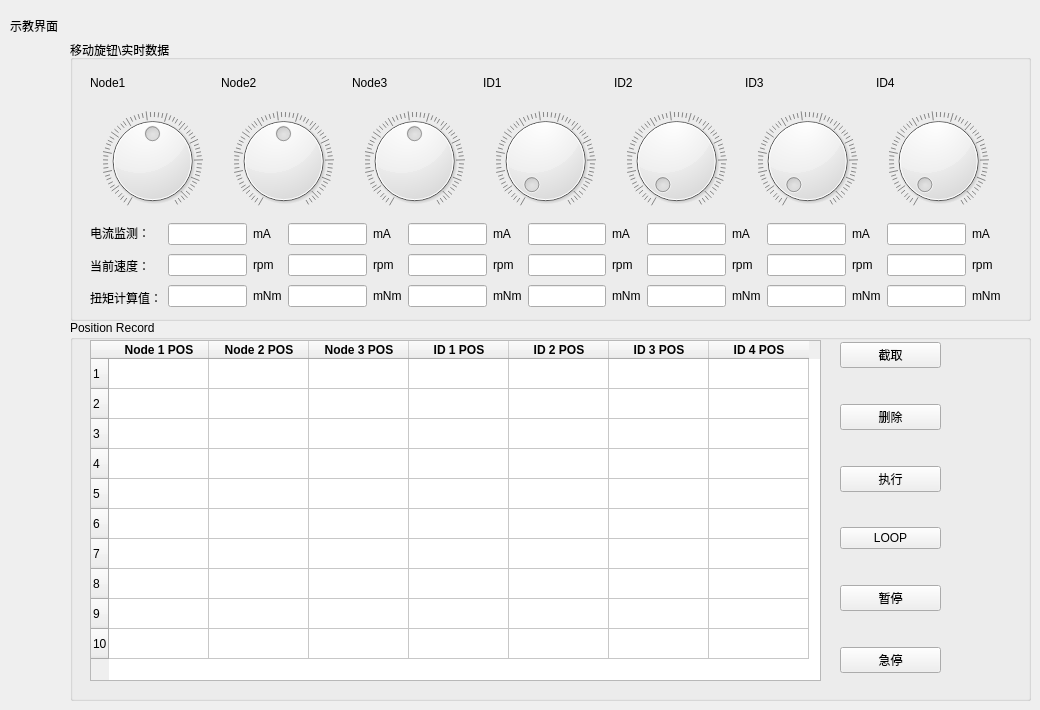
    <widget class="QWidget" name="Record_Page">
     <widget class="QLabel" name="label_14">
      <property name="geometry">
       <rect>
        <x>10</x>
        <y>20</y>
        <width>54</width>
        <height>12</height>
       </rect>
      </property>
      <property name="text">
       <string>示教界面</string>
      </property>
     </widget>
     <widget class="QGroupBox" name="groupBox_5">
      <property name="geometry">
       <rect>
        <x>70</x>
        <y>40</y>
        <width>961</width>
        <height>281</height>
       </rect>
      </property>
      <property name="title">
       <string>移动旋钮\实时数据</string>
      </property>
      <widget class="QWidget" name="layoutWidget">
       <property name="geometry">
        <rect>
         <x>20</x>
         <y>20</y>
         <width>911</width>
         <height>151</height>
        </rect>
       </property>
       <layout class="QGridLayout" name="gridLayout">
        <item row="0" column="0">
         <widget class="QLabel" name="label_40">
          <property name="text">
           <string>Node1</string>
          </property>
         </widget>
        </item>
        <item row="0" column="1">
         <widget class="QLabel" name="label_41">
          <property name="text">
           <string>Node2</string>
          </property>
         </widget>
        </item>
        <item row="0" column="2">
         <widget class="QLabel" name="label_42">
          <property name="text">
           <string>Node3</string>
          </property>
         </widget>
        </item>
        <item row="0" column="3">
         <widget class="QLabel" name="label_9">
          <property name="text">
           <string>ID1</string>
          </property>
         </widget>
        </item>
        <item row="0" column="4">
         <widget class="QLabel" name="label_10">
          <property name="text">
           <string>ID2</string>
          </property>
         </widget>
        </item>
        <item row="0" column="5">
         <widget class="QLabel" name="label_8">
          <property name="text">
           <string>ID3</string>
          </property>
         </widget>
        </item>
        <item row="0" column="6">
         <widget class="QLabel" name="label_11">
          <property name="text">
           <string>ID4</string>
          </property>
         </widget>
        </item>
        <item row="1" column="0">
         <widget class="QDial" name="Node1_dial">
          <property name="minimum">
           <number>-290909</number>
          </property>
          <property name="maximum">
           <number>290909</number>
          </property>
          <property name="wrapping">
           <bool>false</bool>
          </property>
          <property name="notchTarget">
           <double>16.000000000000000</double>
          </property>
          <property name="notchesVisible">
           <bool>true</bool>
          </property>
         </widget>
        </item>
        <item row="1" column="1">
         <widget class="QDial" name="Node2_dial">
          <property name="minimum">
           <number>-320000</number>
          </property>
          <property name="maximum">
           <number>320000</number>
          </property>
          <property name="wrapping">
           <bool>false</bool>
          </property>
          <property name="notchTarget">
           <double>16.000000000000000</double>
          </property>
          <property name="notchesVisible">
           <bool>true</bool>
          </property>
         </widget>
        </item>
        <item row="1" column="2">
         <widget class="QDial" name="Node3_dial">
          <property name="minimum">
           <number>-200000</number>
          </property>
          <property name="maximum">
           <number>200000</number>
          </property>
          <property name="wrapping">
           <bool>false</bool>
          </property>
          <property name="notchTarget">
           <double>16.000000000000000</double>
          </property>
          <property name="notchesVisible">
           <bool>true</bool>
          </property>
         </widget>
        </item>
        <item row="1" column="3">
         <widget class="QDial" name="ID1_dial">
          <property name="minimum">
           <number>200</number>
          </property>
          <property name="maximum">
           <number>4000</number>
          </property>
          <property name="wrapping">
           <bool>false</bool>
          </property>
          <property name="notchTarget">
           <double>16.000000000000000</double>
          </property>
          <property name="notchesVisible">
           <bool>true</bool>
          </property>
         </widget>
        </item>
        <item row="1" column="4">
         <widget class="QDial" name="ID2_dial">
          <property name="minimum">
           <number>200</number>
          </property>
          <property name="maximum">
           <number>4000</number>
          </property>
          <property name="wrapping">
           <bool>false</bool>
          </property>
          <property name="notchTarget">
           <double>16.000000000000000</double>
          </property>
          <property name="notchesVisible">
           <bool>true</bool>
          </property>
         </widget>
        </item>
        <item row="1" column="5">
         <widget class="QDial" name="ID3_dial">
          <property name="minimum">
           <number>200</number>
          </property>
          <property name="maximum">
           <number>4000</number>
          </property>
          <property name="wrapping">
           <bool>false</bool>
          </property>
          <property name="notchTarget">
           <double>16.000000000000000</double>
          </property>
          <property name="notchesVisible">
           <bool>true</bool>
          </property>
         </widget>
        </item>
        <item row="1" column="6">
         <widget class="QDial" name="ID4_dial">
          <property name="minimum">
           <number>200</number>
          </property>
          <property name="maximum">
           <number>4000</number>
          </property>
          <property name="wrapping">
           <bool>false</bool>
          </property>
          <property name="notchTarget">
           <double>16.000000000000000</double>
          </property>
          <property name="notchesVisible">
           <bool>true</bool>
          </property>
         </widget>
        </item>
       </layout>
      </widget>
      <widget class="QWidget" name="layoutWidget">
       <property name="geometry">
        <rect>
         <x>20</x>
         <y>180</y>
         <width>911</width>
         <height>91</height>
        </rect>
       </property>
       <layout class="QHBoxLayout" name="horizontalLayout_5">
        <item>
         <layout class="QVBoxLayout" name="verticalLayout_4">
          <item>
           <widget class="QLabel" name="label_86">
            <property name="text">
             <string>电流监测：</string>
            </property>
           </widget>
          </item>
          <item>
           <widget class="QLabel" name="label_88">
            <property name="text">
             <string>当前速度：</string>
            </property>
           </widget>
          </item>
          <item>
           <widget class="QLabel" name="label_89">
            <property name="text">
             <string>扭矩计算值：</string>
            </property>
           </widget>
          </item>
         </layout>
        </item>
        <item>
         <layout class="QGridLayout" name="gridLayout_18">
          <item row="0" column="0">
           <widget class="QLineEdit" name="TeachInterfaceCurrentNode1">
            <property name="readOnly">
             <bool>true</bool>
            </property>
           </widget>
          </item>
          <item row="0" column="1">
           <widget class="QLabel" name="label_90">
            <property name="text">
             <string>mA</string>
            </property>
           </widget>
          </item>
          <item row="1" column="0">
           <widget class="QLineEdit" name="TeachInterfaceVelocityNode1">
            <property name="readOnly">
             <bool>true</bool>
            </property>
           </widget>
          </item>
          <item row="1" column="1">
           <widget class="QLabel" name="label_91">
            <property name="text">
             <string>rpm</string>
            </property>
           </widget>
          </item>
          <item row="2" column="0">
           <widget class="QLineEdit" name="TeachInterfaceTorgueNode1">
            <property name="readOnly">
             <bool>true</bool>
            </property>
           </widget>
          </item>
          <item row="2" column="1">
           <widget class="QLabel" name="label_92">
            <property name="text">
             <string>mNm</string>
            </property>
           </widget>
          </item>
         </layout>
        </item>
        <item>
         <layout class="QGridLayout" name="gridLayout_19">
          <item row="0" column="0">
           <widget class="QLineEdit" name="TeachInterfaceCurrentNode2">
            <property name="readOnly">
             <bool>true</bool>
            </property>
           </widget>
          </item>
          <item row="0" column="1">
           <widget class="QLabel" name="label_93">
            <property name="text">
             <string>mA</string>
            </property>
           </widget>
          </item>
          <item row="1" column="0">
           <widget class="QLineEdit" name="TeachInterfaceVelocityNode2">
            <property name="readOnly">
             <bool>true</bool>
            </property>
           </widget>
          </item>
          <item row="1" column="1">
           <widget class="QLabel" name="label_94">
            <property name="text">
             <string>rpm</string>
            </property>
           </widget>
          </item>
          <item row="2" column="0">
           <widget class="QLineEdit" name="TeachInterfaceTorgueNode2">
            <property name="readOnly">
             <bool>true</bool>
            </property>
           </widget>
          </item>
          <item row="2" column="1">
           <widget class="QLabel" name="label_95">
            <property name="text">
             <string>mNm</string>
            </property>
           </widget>
          </item>
         </layout>
        </item>
        <item>
         <layout class="QGridLayout" name="gridLayout_20">
          <item row="0" column="0">
           <widget class="QLineEdit" name="TeachInterfaceCurrentNode3">
            <property name="readOnly">
             <bool>true</bool>
            </property>
           </widget>
          </item>
          <item row="0" column="1">
           <widget class="QLabel" name="label_96">
            <property name="text">
             <string>mA</string>
            </property>
           </widget>
          </item>
          <item row="1" column="0">
           <widget class="QLineEdit" name="TeachInterfaceVelocityNode3">
            <property name="readOnly">
             <bool>true</bool>
            </property>
           </widget>
          </item>
          <item row="1" column="1">
           <widget class="QLabel" name="label_97">
            <property name="text">
             <string>rpm</string>
            </property>
           </widget>
          </item>
          <item row="2" column="0">
           <widget class="QLineEdit" name="TeachInterfaceTorgueNode3">
            <property name="readOnly">
             <bool>true</bool>
            </property>
           </widget>
          </item>
          <item row="2" column="1">
           <widget class="QLabel" name="label_98">
            <property name="text">
             <string>mNm</string>
            </property>
           </widget>
          </item>
         </layout>
        </item>
        <item>
         <layout class="QGridLayout" name="gridLayout_21">
          <item row="0" column="0">
           <widget class="QLineEdit" name="TeachInterfaceCurrentID1">
            <property name="readOnly">
             <bool>true</bool>
            </property>
           </widget>
          </item>
          <item row="0" column="1">
           <widget class="QLabel" name="label_99">
            <property name="text">
             <string>mA</string>
            </property>
           </widget>
          </item>
          <item row="1" column="0">
           <widget class="QLineEdit" name="TeachInterfaceVelocityID1">
            <property name="readOnly">
             <bool>true</bool>
            </property>
           </widget>
          </item>
          <item row="1" column="1">
           <widget class="QLabel" name="label_100">
            <property name="text">
             <string>rpm</string>
            </property>
           </widget>
          </item>
          <item row="2" column="0">
           <widget class="QLineEdit" name="TeachInterfaceTorgueID1">
            <property name="readOnly">
             <bool>true</bool>
            </property>
           </widget>
          </item>
          <item row="2" column="1">
           <widget class="QLabel" name="label_101">
            <property name="text">
             <string>mNm</string>
            </property>
           </widget>
          </item>
         </layout>
        </item>
        <item>
         <layout class="QGridLayout" name="gridLayout_22">
          <item row="0" column="0">
           <widget class="QLineEdit" name="TeachInterfaceCurrentID2">
            <property name="readOnly">
             <bool>true</bool>
            </property>
           </widget>
          </item>
          <item row="0" column="1">
           <widget class="QLabel" name="label_102">
            <property name="text">
             <string>mA</string>
            </property>
           </widget>
          </item>
          <item row="1" column="0">
           <widget class="QLineEdit" name="TeachInterfaceVelocityID2">
            <property name="readOnly">
             <bool>true</bool>
            </property>
           </widget>
          </item>
          <item row="1" column="1">
           <widget class="QLabel" name="label_103">
            <property name="text">
             <string>rpm</string>
            </property>
           </widget>
          </item>
          <item row="2" column="0">
           <widget class="QLineEdit" name="TeachInterfaceTorgueID2">
            <property name="readOnly">
             <bool>true</bool>
            </property>
           </widget>
          </item>
          <item row="2" column="1">
           <widget class="QLabel" name="label_104">
            <property name="text">
             <string>mNm</string>
            </property>
           </widget>
          </item>
         </layout>
        </item>
        <item>
         <layout class="QGridLayout" name="gridLayout_23">
          <item row="0" column="0">
           <widget class="QLineEdit" name="TeachInterfaceCurrentID3">
            <property name="readOnly">
             <bool>true</bool>
            </property>
           </widget>
          </item>
          <item row="0" column="1">
           <widget class="QLabel" name="label_105">
            <property name="text">
             <string>mA</string>
            </property>
           </widget>
          </item>
          <item row="1" column="0">
           <widget class="QLineEdit" name="TeachInterfaceVelocityID3">
            <property name="readOnly">
             <bool>true</bool>
            </property>
           </widget>
          </item>
          <item row="1" column="1">
           <widget class="QLabel" name="label_106">
            <property name="text">
             <string>rpm</string>
            </property>
           </widget>
          </item>
          <item row="2" column="0">
           <widget class="QLineEdit" name="TeachInterfaceTorgueID3">
            <property name="readOnly">
             <bool>true</bool>
            </property>
           </widget>
          </item>
          <item row="2" column="1">
           <widget class="QLabel" name="label_107">
            <property name="text">
             <string>mNm</string>
            </property>
           </widget>
          </item>
         </layout>
        </item>
        <item>
         <layout class="QGridLayout" name="gridLayout_24">
          <item row="0" column="0">
           <widget class="QLineEdit" name="TeachInterfaceCurrentID4">
            <property name="readOnly">
             <bool>true</bool>
            </property>
           </widget>
          </item>
          <item row="0" column="1">
           <widget class="QLabel" name="label_108">
            <property name="text">
             <string>mA</string>
            </property>
           </widget>
          </item>
          <item row="1" column="0">
           <widget class="QLineEdit" name="TeachInterfaceVelocityID4">
            <property name="readOnly">
             <bool>true</bool>
            </property>
           </widget>
          </item>
          <item row="1" column="1">
           <widget class="QLabel" name="label_109">
            <property name="text">
             <string>rpm</string>
            </property>
           </widget>
          </item>
          <item row="2" column="0">
           <widget class="QLineEdit" name="TeachInterfaceTorgueID4">
            <property name="readOnly">
             <bool>true</bool>
            </property>
           </widget>
          </item>
          <item row="2" column="1">
           <widget class="QLabel" name="label_110">
            <property name="text">
             <string>mNm</string>
            </property>
           </widget>
          </item>
         </layout>
        </item>
       </layout>
      </widget>
     </widget>
     <widget class="QGroupBox" name="groupBox_6">
      <property name="geometry">
       <rect>
        <x>70</x>
        <y>320</y>
        <width>961</width>
        <height>381</height>
       </rect>
      </property>
      <property name="title">
       <string>Position Record</string>
      </property>
      <widget class="QTableWidget" name="PosView">
       <property name="geometry">
        <rect>
         <x>20</x>
         <y>20</y>
         <width>731</width>
         <height>341</height>
        </rect>
       </property>
       <attribute name="horizontalHeaderCascadingSectionResizes">
        <bool>false</bool>
       </attribute>
       <attribute name="horizontalHeaderShowSortIndicator" stdset="0">
        <bool>false</bool>
       </attribute>
       <attribute name="verticalHeaderShowSortIndicator" stdset="0">
        <bool>false</bool>
       </attribute>
       <attribute name="verticalHeaderStretchLastSection">
        <bool>false</bool>
       </attribute>
       <row>
        <property name="text">
         <string>1</string>
        </property>
       </row>
       <row>
        <property name="text">
         <string>2</string>
        </property>
       </row>
       <row>
        <property name="text">
         <string>3</string>
        </property>
       </row>
       <row>
        <property name="text">
         <string>4</string>
        </property>
       </row>
       <row>
        <property name="text">
         <string>5</string>
        </property>
       </row>
       <row>
        <property name="text">
         <string>6</string>
        </property>
       </row>
       <row>
        <property name="text">
         <string>7</string>
        </property>
       </row>
       <row>
        <property name="text">
         <string>8</string>
        </property>
       </row>
       <row>
        <property name="text">
         <string>9</string>
        </property>
       </row>
       <row>
        <property name="text">
         <string>10</string>
        </property>
       </row>
       <column>
        <property name="text">
         <string>Node 1 POS</string>
        </property>
        <property name="font">
         <font>
          <weight>75</weight>
          <bold>true</bold>
         </font>
        </property>
       </column>
       <column>
        <property name="text">
         <string>Node 2 POS</string>
        </property>
        <property name="font">
         <font>
          <weight>75</weight>
          <bold>true</bold>
         </font>
        </property>
       </column>
       <column>
        <property name="text">
         <string>Node 3 POS</string>
        </property>
        <property name="font">
         <font>
          <weight>75</weight>
          <bold>true</bold>
         </font>
        </property>
       </column>
       <column>
        <property name="text">
         <string>ID 1 POS</string>
        </property>
        <property name="font">
         <font>
          <weight>75</weight>
          <bold>true</bold>
         </font>
        </property>
        <property name="background">
         <color alpha="200">
          <red>255</red>
          <green>0</green>
          <blue>0</blue>
         </color>
        </property>
       </column>
       <column>
        <property name="text">
         <string>ID 2 POS</string>
        </property>
        <property name="font">
         <font>
          <weight>75</weight>
          <bold>true</bold>
         </font>
        </property>
        <property name="background">
         <color>
          <red>255</red>
          <green>0</green>
          <blue>0</blue>
         </color>
        </property>
       </column>
       <column>
        <property name="text">
         <string>ID 3 POS</string>
        </property>
        <property name="font">
         <font>
          <weight>75</weight>
          <bold>true</bold>
         </font>
        </property>
       </column>
       <column>
        <property name="text">
         <string>ID 4 POS</string>
        </property>
        <property name="font">
         <font>
          <weight>75</weight>
          <bold>true</bold>
         </font>
        </property>
       </column>
      </widget>
      <widget class="QWidget" name="layoutWidget">
       <property name="geometry">
        <rect>
         <x>770</x>
         <y>22</y>
         <width>101</width>
         <height>331</height>
        </rect>
       </property>
       <layout class="QGridLayout" name="gridLayout_27">
        <item row="0" column="0">
         <widget class="QPushButton" name="GetPos">
          <property name="text">
           <string>截取</string>
          </property>
         </widget>
        </item>
        <item row="1" column="0">
         <spacer name="verticalSpacer_2">
          <property name="orientation">
           <enum>Qt::Vertical</enum>
          </property>
          <property name="sizeHint" stdset="0">
           <size>
            <width>20</width>
            <height>18</height>
           </size>
          </property>
         </spacer>
        </item>
        <item row="2" column="0">
         <widget class="QPushButton" name="Delete_Pos">
          <property name="text">
           <string>删除</string>
          </property>
         </widget>
        </item>
        <item row="3" column="0">
         <spacer name="verticalSpacer">
          <property name="orientation">
           <enum>Qt::Vertical</enum>
          </property>
          <property name="sizeHint" stdset="0">
           <size>
            <width>20</width>
            <height>13</height>
           </size>
          </property>
         </spacer>
        </item>
        <item row="4" column="0">
         <widget class="QPushButton" name="Recurring">
          <property name="text">
           <string>执行</string>
          </property>
         </widget>
        </item>
        <item row="5" column="0">
         <spacer name="verticalSpacer_3">
          <property name="orientation">
           <enum>Qt::Vertical</enum>
          </property>
          <property name="sizeHint" stdset="0">
           <size>
            <width>20</width>
            <height>18</height>
           </size>
          </property>
         </spacer>
        </item>
        <item row="6" column="0">
         <widget class="QPushButton" name="LoopRecurring">
          <property name="text">
           <string>LOOP</string>
          </property>
         </widget>
        </item>
        <item row="7" column="0">
         <spacer name="verticalSpacer_4">
          <property name="orientation">
           <enum>Qt::Vertical</enum>
          </property>
          <property name="sizeHint" stdset="0">
           <size>
            <width>20</width>
            <height>18</height>
           </size>
          </property>
         </spacer>
        </item>
        <item row="8" column="0">
         <widget class="QPushButton" name="Recurring_Halt">
          <property name="text">
           <string>暂停</string>
          </property>
         </widget>
        </item>
        <item row="9" column="0">
         <spacer name="verticalSpacer_5">
          <property name="orientation">
           <enum>Qt::Vertical</enum>
          </property>
          <property name="sizeHint" stdset="0">
           <size>
            <width>20</width>
            <height>13</height>
           </size>
          </property>
         </spacer>
        </item>
        <item row="10" column="0">
         <widget class="QPushButton" name="Recurring_UrgencyHalt">
          <property name="text">
           <string>急停</string>
          </property>
         </widget>
        </item>
       </layout>
      </widget>
     </widget>
    </widget>
